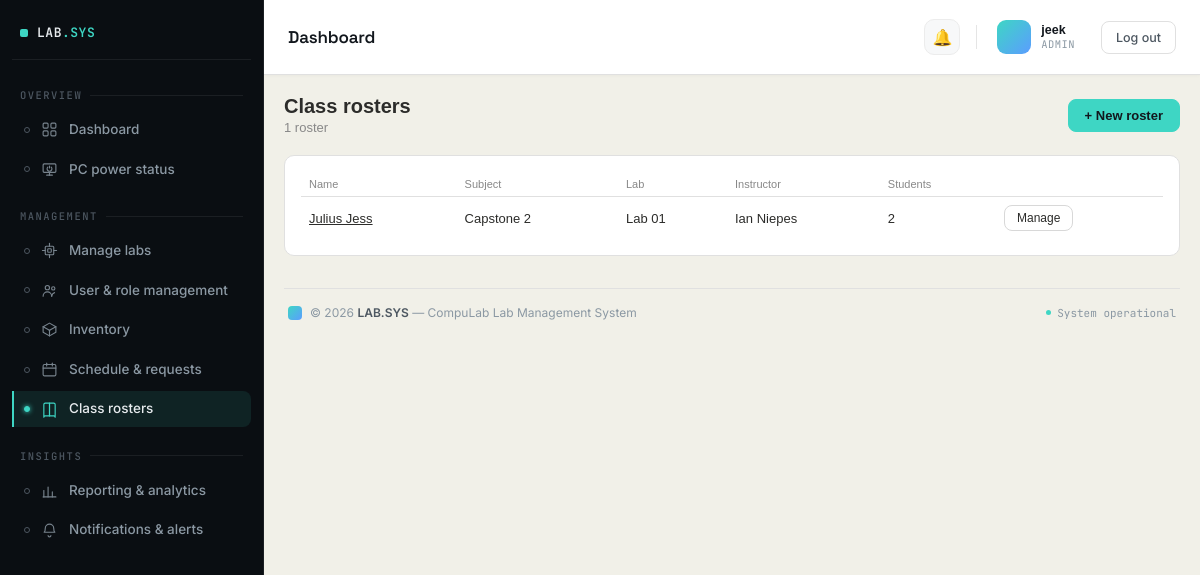
Page /schedule/rosters/ (signed in) on the committed database.
### accounts/models.py (models this page shows, shortened)
class User(AbstractUser):
    ROLE_CHOICES = [
        ('admin', 'Admin'),
        ('incharge', 'Lab In-charge'),
        ('instructor', 'Instructor'),
        ('student', 'Student'),
    ]
    role = models.CharField(max_length=20, choices=ROLE_CHOICES, default='instructor')
    id_number = models.CharField(
        max_length=50, blank=True, default='',
        help_text='Student/Instructor ID — used to match this account to reservation requests and lab PC check-ins. Separate from the login username.'
    )
    assigned_lab = models.ForeignKey(
        'labs.Lab',
        null=True,
        blank=True,
        on_delete=models.SET_NULL,
        related_name='assigned_users'
    )
    email_notifications_enabled = models.BooleanField(default=True)

### scheduling/models.py (models this page shows, shortened)
class ClassRoster(models.Model):
    name = models.CharField(max_length=200, help_text='e.g. "BSCS 2A — CS101 Programming Logic"')
    subject = models.CharField(max_length=200, blank=True)
    lab = models.ForeignKey('labs.Lab', on_delete=models.SET_NULL, null=True, blank=True, related_name='class_rosters')
    instructor = models.ForeignKey(
        settings.AUTH_USER_MODEL, on_delete=models.SET_NULL, null=True, blank=True,
        related_name='class_rosters'
    )
    created_at = models.DateTimeField(auto_now_add=True)
    class Meta:
        ordering = ['name']

### labs/models.py (models this page shows, shortened)
class Lab(models.Model):
    name = models.CharField(max_length=100)
    location = models.CharField(max_length=200, blank=True)
    opening_time = models.TimeField(
        default='07:00',
        help_text='Daily opening time, used as the capacity basis for utilization % in reports.'
    )
    closing_time = models.TimeField(
        default='21:00',
        help_text='Daily closing time, used as the capacity basis for utilization % in reports.'
    )

### scheduling/views.py (the view)
# urls.py: path('rosters/', views.RosterListView.as_view(), name='roster_list'),
class RosterListView(RoleRequiredMixin, ListView):
    allowed_roles = ['admin', 'incharge', 'instructor']
    template_name = 'scheduling/roster_list.html'
    context_object_name = 'rosters'
    def get_queryset(self):
        from scheduling.models import ClassRoster
        qs = ClassRoster.objects.select_related('lab', 'instructor')
        if self.request.user.role == 'instructor':
            qs = qs.filter(instructor=self.request.user)
        return qs.order_by('name')

### accounts/context_processors.py (called while the page is built)
def sidebar_counts(request):
    if not request.user.is_authenticated:
        return {}
    return {
        'unread_notifications_count': Notification.objects.filter(
            user=request.user, read=False
        ).count(),
        'open_issues_count': Issue.objects.filter(status='open').count()
        if request.user.role in ['admin', 'incharge'] else 0,
    }

### accounts/mixins.py (called while the page is built)
    def dispatch(self, request, *args, **kwargs):
        if not request.user.is_authenticated:
            return self.handle_no_permission()
        if self.allowed_roles and request.user.role not in self.allowed_roles:
            raise PermissionDenied
        return super().dispatch(request, *args, **kwargs)

### compulab/templates/scheduling/roster_list.html (shortened to what this page needs)
{% extends "base.html" %}
{% block content %}
<div class="page-header">
  <div>
    <h1>Class rosters</h1>
    <div class="sub">{{ rosters|length }} roster{{ rosters|length|pluralize }}</div>
  </div>
  <a href="{% url 'roster_create' %}" class="action-btn primary">+ New roster</a>
</div>
<div class="card">
  <table class="table">
    <thead><tr><th>Name</th><th>Subject</th><th>Lab</th><th>Instructor</th><th>Students</th><th></th></tr></thead>
    <tbody>
      {% for roster in rosters %}
        <tr>
          <td><a href="{% url 'roster_detail' roster.pk %}">{{ roster.name }}</a></td>
          <td>{{ roster.subject|default:"—" }}</td>
          <td>{{ roster.lab.name|default:"—" }}</td>
          <td>{{ roster.instructor.get_full_name|default:"—" }}</td>
          <td>{{ roster.students.count }}</td>
          <td><a href="{% url 'roster_detail' roster.pk %}" class="action-btn small">Manage</a></td>
        </tr>
      {% empty %}
        <tr><td colspan="6"><p class="empty">No class rosters yet. Create one to enable real attendance names.</p></td></tr>
      {% endfor %}
    </tbody>
  </table>
</div>
{% endblock %}

### compulab/templates/dashboard/navbar.html (shortened to what this page needs)
<div class="topbar">
  <div class="topbar-title">{{ page_title|default:"Dashboard" }}</div>
  <div class="topbar-right">
    <div class="topbar-notif">
      <a href="{% url 'notifications' %}" title="Notifications">
        🔔
      </a>
    </div>
    <div class="topbar-user">
      <div class="avatar">
      </div>
      <div class="user-meta">
        <span class="user-name">{{ request.user.get_full_name|default:request.user.username }}</span>
        <span class="user-role">{{ request.user.role|default:"Admin" }}</span>
      </div>
    </div>
    <form method="post" action="{% url 'logout' %}" style="display:inline;">
      <button type="submit" class="btn">Log out</button>
    </form>
  </div>
</div>

### compulab/templates/base.html (style rules this page uses)
* { box-sizing: border-box; margin: 0; padding: 0; }
html, body { height: 100%; }
body { font-family: sans-serif; background: #f1f0e8; color: #2c2c2a; }
:root { --topbar-accent: #3ed6c4; --topbar-accent-tint: rgba(62,214,196,0.12); --topbar-ink-1: #12171d; --topbar-text-1: #4d5761; --topbar-text-2: #8b98a3; }
.card { background: white; border: 1px solid #e0e0e0; border-radius: 10px; padding: 16px; margin-bottom: 14px; }
.table { width: 100%; border-collapse: collapse; font-size: 13px; }
.table th { text-align: left; padding: 6px 8px; color: #888; font-weight: 500; border-bottom: 1px solid #e0e0e0; font-size: 11px; }
.table td { padding: 8px; border-bottom: 1px solid #f0f0f0; }
.table tr:last-child td { border-bottom: none; }
a { color: inherit; }
.page-header { display: flex; align-items: center; justify-content: space-between; margin-bottom: 20px; flex-wrap: wrap; gap: 12px; }
.page-header h1 { font-size: 20px; font-weight: 600; }
.page-header .sub { font-size: 13px; color: #888; margin-top: 2px; }
.action-btn { display: inline-flex; align-items: center; gap: 6px; padding: 8px 16px; border-radius: 8px; border: 1px solid #d8d8d8; background: #fff; color: #2c2c2a; font-size: 13px; font-weight: 500; text-decoration: none; cursor: pointer; }
.action-btn.primary { background: var(--topbar-accent); border-color: var(--topbar-accent); color: var(--topbar-ink-1); font-weight: 600; }
.action-btn.small { padding: 5px 12px; font-size: 12px; }

### compulab/templates/dashboard/navbar.html (style rules this page uses)
.topbar { padding: 16px 24px; border-bottom: 1px solid #e0e0e0; background: white; display: flex; align-items: center; justify-content: space-between; box-shadow: 0 1px 3px rgba(18, 23, 29, 0.03); }
.topbar-title { font-family: 'Space Grotesk', sans-serif; font-size: 17px; font-weight: 600; letter-spacing: -0.01em; color: #12171d; }
.topbar-right { display: flex; align-items: center; gap: 16px; font-size: 13px; color: #555; }
.topbar-notif { position: relative; display: flex; align-items: center; }
.topbar-notif a { position: relative; display: flex; align-items: center; justify-content: center; width: 36px; height: 36px; border-radius: 10px; font-size: 16px; text-decoration: none; color: #4d5761; background: #f7f8f9; border: 1px solid #ececec; transition: background-color 0.15s ease, border-color 0.15s ease, transform 0.15s ease; }
.topbar-user { display: flex; align-items: center; gap: 10px; padding: 4px 10px 4px 4px; border-radius: 12px; transition: background-color 0.15s ease; }
.avatar { width: 34px; height: 34px; border-radius: 9px; background: linear-gradient(135deg, #3ed6c4, #5b9dff); color: #0a0e12; font-family: 'JetBrains Mono', monospace; font-size: 12px; font-weight: 700; display: flex; align-items: center; justify-content: center; flex-shrink: 0; }
.user-meta { display: flex; flex-direction: column; line-height: 1.25; }
.user-name { font-size: 12.5px; font-weight: 600; color: #12171d; white-space: nowrap; }
.user-role { font-size: 10.5px; font-family: 'JetBrains Mono', monospace; color: #8b98a3; text-transform: uppercase; letter-spacing: 0.04em; }
.btn { display: inline-flex; align-items: center; gap: 6px; padding: 8px 14px; border-radius: 8px; font-size: 12.5px; font-weight: 500; border: 1px solid #e0e0e0; background: white; cursor: pointer; text-decoration: none; color: #4d5761; font-family: 'Inter', sans-serif; transition: background-color 0.15s ease, border-color 0.15s ease, color 0.15s ease; }

### rows in the picture
User: user.get_full_name "jeek", user.role "ADMIN"
ClassRoster: name "Julius Jess", subject "Capstone 2", lab.name "Lab 01", instructor.get_full_name "Ian Niepes", students.count "2"

### other values in the picture
{{ page_title|default:"Dashboard" }} "Dashboard"
{{ rosters|length }} "1"
